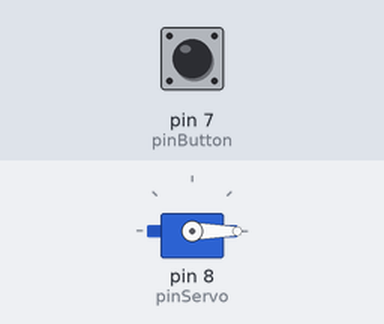
This sketch was run on a simulated Arduino Uno, built with avr-gcc and run on an emulated ATmega328P. Parts: servo. The test bench sets the inputs (shaded band); at power-on: pin 7 (pinButton) HIGH. What the sketch prints to the serial monitor is not drawn.

Above: at 1.2 s.
1.3 s: pin 7 (pinButton) pulled LOW for 0.15 s
At 1.9 s:
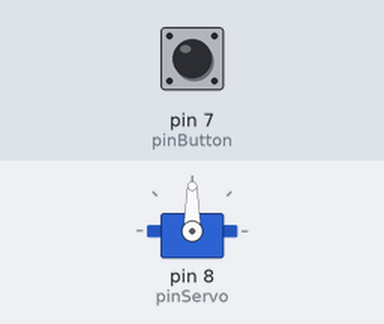
4.4 s: pin 7 (pinButton) pulled LOW for 1 s
At 6.2 s:
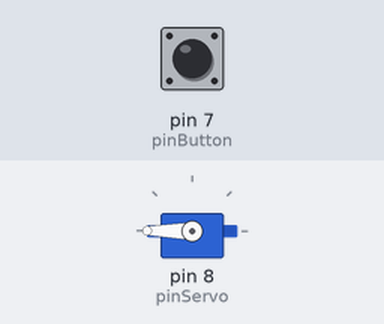
7.9 s: pin 7 (pinButton) pulled LOW for 3.2 s
At 13.2 s:
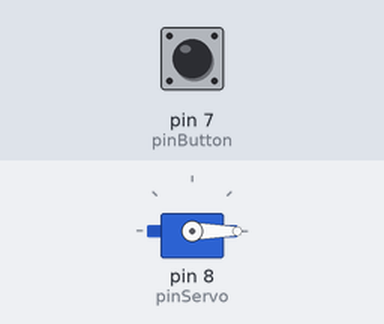
Timing chart, 0 to 14.7 s (numbered marks = the images above; inputs shaded):
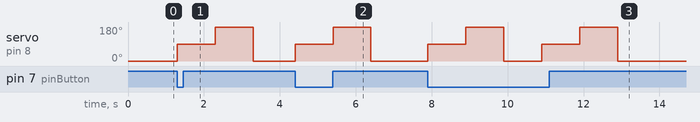

The sketch:

sketch_servo_button.ino
```cpp
#include "Servo.h"
Servo servo;

int pinButton = 7;
int pinServo = 8;

void setup() {
  // put your setup code here, to run once:

  // 서보 초기화
  servo.attach(pinServo);
  servo.write(0);
  servo.detach();

  // 택트 스위치 설정
  pinMode(pinButton, INPUT_PULLUP);

  // 시리얼모니터 설정
  Serial.begin(9600);
}

void loop() {

  // 버튼을 눌렸는지 확인한다. (눌렀을때 : false, 안눌렀을때 : true)
  boolean button = digitalRead(pinButton);

  if(button == false) {

    servo.attach(pinServo);

    //시작각
    Serial.print("서보회전각1 : ");
    Serial.println(servo.read());

    // 서보모터 회전시키기 ( 90 -> 180 -> 0)
    servo.write(90);
    Serial.print("서보회전각2 : ");
    Serial.println(servo.read());
    delay(1000);

    servo.write(180);
    Serial.print("서보회전각3 : ");
    Serial.println(servo.read());
    delay(1000);

    //0으로 회전각
    servo.write(0);
    Serial.print("서보회전각4 : ");
    Serial.println(servo.read());
    delay(1000);

    servo.detach();
  }
}
```

Measured:
- after the input at 1.3 s, servo on pin 8 (pinServo): 0° → 90° at once, → 180° 1.0 s later, → 0° 1.0 s later
- after the input at 4.4 s, servo on pin 8 (pinServo): 0° → 90° at once, → 180° 1.0 s later, → 0° 1.0 s later
- after the input at 7.9 s, servo on pin 8 (pinServo): 0° → 90° at once, → 180° 1.0 s later, → 0° 1.0 s later, → 90° 1.0 s later, … (6 changes in this stretch)
